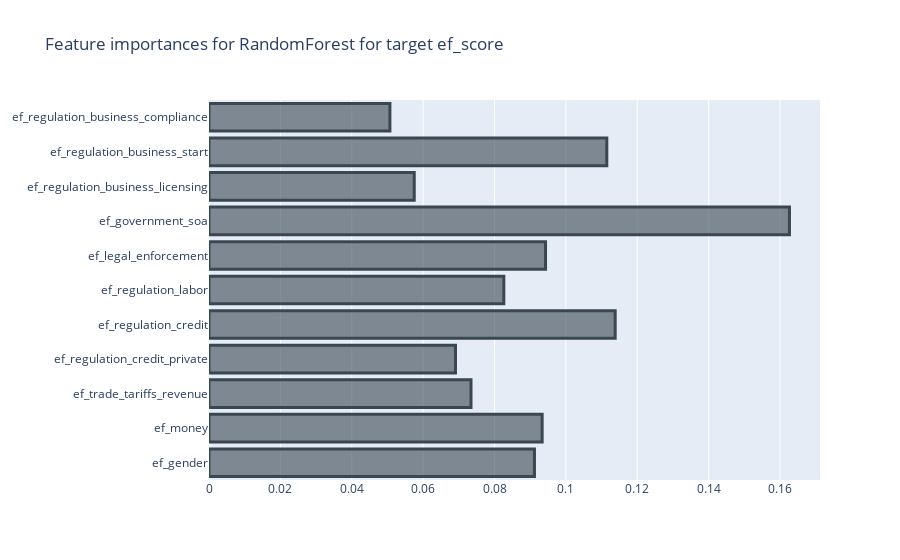
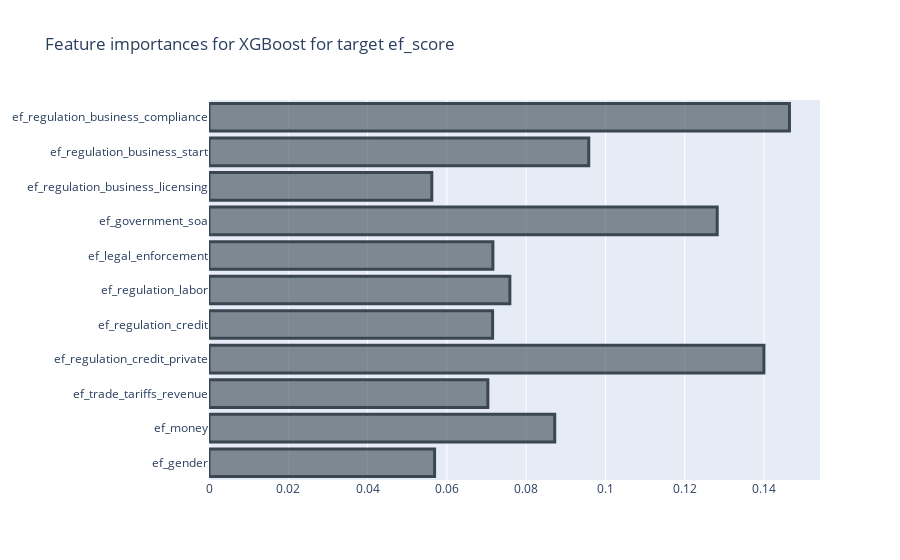
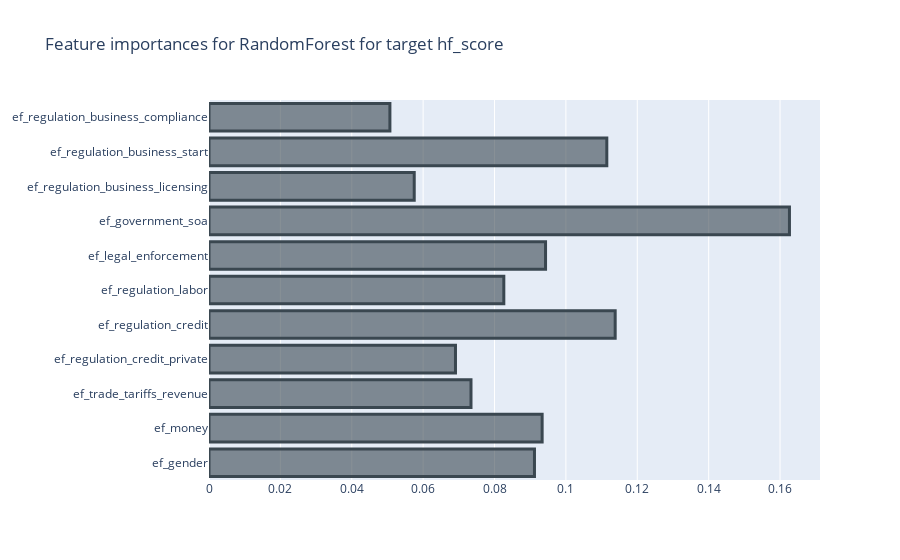
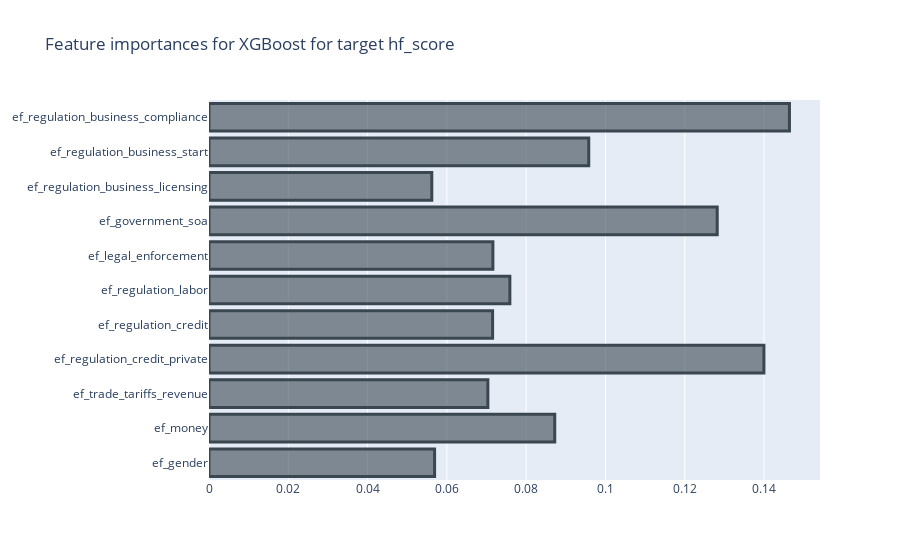

Notebook code cell kept with these figures, in order:
### Code cell
# With stratified sampling
best_models_rf_stratified, best_models_xgb_stratified = rf_xg_model(X_strat_train, X_strat_test, y_strat_train, y_strat_test, selected_features_dict_stratified, cv =skf)

### Figure 1 — Plotly figure (JSON) as saved in the notebook; plotly's stock layout.template omitted (floating-point values rounded to 4 significant figures)
{"data": [{"marker": {"color": "rgba(58, 71, 80, 0.6)", "line": {"color": "rgba(58, 71, 80, 1.0)", "width": 3}}, "orientation": "h", "type": "bar", "x": [0.09119, 0.09334, 0.07341, 0.06906, 0.1138, 0.08261, 0.0943, 0.1626, 0.0575, 0.1115, 0.05069], "y": ["ef_gender", "ef_money", "ef_trade_tariffs_revenue", "ef_regulation_credit_private", "ef_regulation_credit", "ef_regulation_labor", "ef_legal_enforcement", "ef_government_soa", "ef_regulation_business_licensing", "ef_regulation_business_start", "ef_regulation_business_compliance"]}], "layout": {"title": {"text": "Feature importances for RandomForest for target ef_score"}}}

### Figure 2 — Plotly figure (JSON) as saved in the notebook; plotly's stock layout.template omitted (floating-point values rounded to 4 significant figures)
{"data": [{"marker": {"color": "rgba(58, 71, 80, 0.6)", "line": {"color": "rgba(58, 71, 80, 1.0)", "width": 3}}, "orientation": "h", "type": "bar", "x": [0.0569, 0.08721, 0.07034, 0.14, 0.07153, 0.07588, 0.07161, 0.1282, 0.05619, 0.09578, 0.1464], "y": ["ef_gender", "ef_money", "ef_trade_tariffs_revenue", "ef_regulation_credit_private", "ef_regulation_credit", "ef_regulation_labor", "ef_legal_enforcement", "ef_government_soa", "ef_regulation_business_licensing", "ef_regulation_business_start", "ef_regulation_business_compliance"]}], "layout": {"title": {"text": "Feature importances for XGBoost for target ef_score"}}}

### Figure 3 — Plotly figure (JSON) as saved in the notebook; plotly's stock layout.template omitted (floating-point values rounded to 4 significant figures)
{"data": [{"marker": {"color": "rgba(58, 71, 80, 0.6)", "line": {"color": "rgba(58, 71, 80, 1.0)", "width": 3}}, "orientation": "h", "type": "bar", "x": [0.09119, 0.09334, 0.07341, 0.06906, 0.1138, 0.08261, 0.0943, 0.1626, 0.0575, 0.1115, 0.05069], "y": ["ef_gender", "ef_money", "ef_trade_tariffs_revenue", "ef_regulation_credit_private", "ef_regulation_credit", "ef_regulation_labor", "ef_legal_enforcement", "ef_government_soa", "ef_regulation_business_licensing", "ef_regulation_business_start", "ef_regulation_business_compliance"]}], "layout": {"title": {"text": "Feature importances for RandomForest for target hf_score"}}}

### Figure 4 — Plotly figure (JSON) as saved in the notebook; plotly's stock layout.template omitted (floating-point values rounded to 4 significant figures)
{"data": [{"marker": {"color": "rgba(58, 71, 80, 0.6)", "line": {"color": "rgba(58, 71, 80, 1.0)", "width": 3}}, "orientation": "h", "type": "bar", "x": [0.0569, 0.08721, 0.07034, 0.14, 0.07153, 0.07588, 0.07161, 0.1282, 0.05619, 0.09578, 0.1464], "y": ["ef_gender", "ef_money", "ef_trade_tariffs_revenue", "ef_regulation_credit_private", "ef_regulation_credit", "ef_regulation_labor", "ef_legal_enforcement", "ef_government_soa", "ef_regulation_business_licensing", "ef_regulation_business_start", "ef_regulation_business_compliance"]}], "layout": {"title": {"text": "Feature importances for XGBoost for target hf_score"}}}
